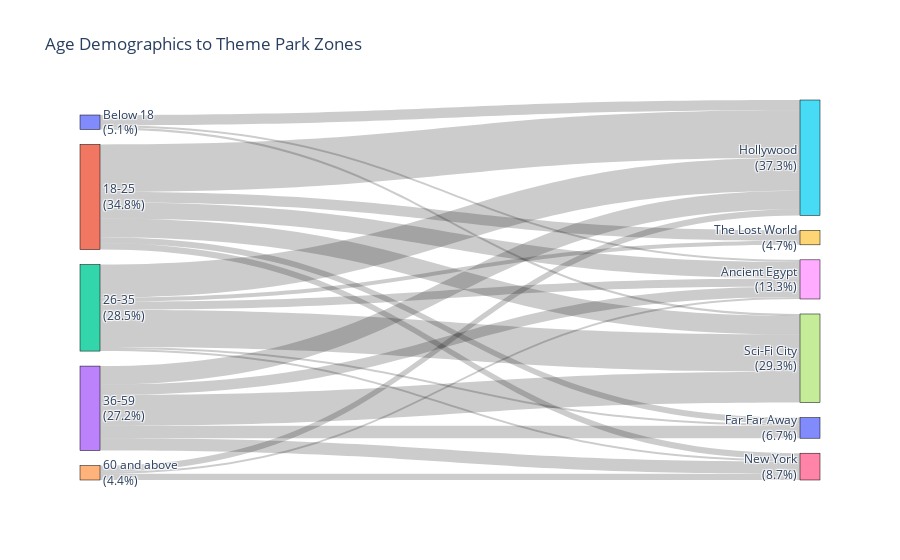

The notebook cell this image was saved under:
### Markdown cell above
Sanakey Diagram <br /> Age demographics Which zones

### Code cell
import pandas as pd
import plotly.graph_objects as go

# Load the dataset
file_path = r'../data/Updated_Theme_Parks_Survey_Responses 5.csv'
df = pd.read_csv(file_path)

# Define labels for the Sankey diagram (remove Madagascar)
labels = [
    "Below 18", "Ages 18-25", "Ages 26-35", "Ages 36-59", "Ages 60 and above",
    "Hollywood", "New York", "Sci-Fi City", "Ancient Egypt", "The Lost World", "Far Far Away"
]

# Total responses to calculate percentages
total_responses = len(df)

# Prepare flow data
flow_data = {}

# Loop through each guest in the dataframe
for index, row in df.iterrows():
    # 1. Age Group
    age_index = {
        "Below 18": 0, "18-25": 1, "26-35": 2, "36-59": 3, "60 and above": 4
    }.get(row['Age_Group'], None)
    if age_index is None:
        continue  # Skip if age group is not defined

    # 2. Theme Park Zones (identify first visited zone)
    zone_mapping = {
        "Hollywood": 5,
        "New York": 6,
        "Sci-Fi City": 7,
        "Ancient Egypt": 8,
        "The Lost World": 9,
        "Far Far Away": 10
    }
    
    zone_index = None
    for zone, idx in zone_mapping.items():
        if row[f'Rank the following theme park zones based on the order in which you visited them. [{zone}]'] == "1st":
            zone_index = idx
            break
            
    # Ensure zone_index is assigned
    if zone_index is None:
        continue  # Skip this iteration if no zone is found
    
    # Increment counts for flows
    flows = [(age_index, zone_index)]
    
    for source_index, target_index in flows:
        if (source_index, target_index) in flow_data:
            flow_data[(source_index, target_index)] += 1
        else:
            flow_data[(source_index, target_index)] = 1

# Prepare source, target, and values lists for the Sankey diagram
source, target, values = zip(*[(s, t, v) for (s, t), v in flow_data.items()])

# Prepare the labels with percentages
labels_with_percentages = []

# Calculate percentage for Age Groups
for age_group in ["Below 18", "18-25", "26-35", "36-59", "60 and above"]:
    age_group_count = df['Age_Group'].value_counts().get(age_group, 0)
    age_group_percentage = (age_group_count / total_responses) * 100
    labels_with_percentages.append(f"{age_group}<br>({age_group_percentage:.1f}%)")

# Calculate percentage for Zones (exclude Madagascar and sum correctly)
zone_mapping = {
    "Hollywood": "Hollywood", "New York": "New York", "Sci-Fi City": "Sci-Fi City", 
    "Ancient Egypt": "Ancient Egypt", "The Lost World": "The Lost World", "Far Far Away": "Far Far Away"
}

zone_counts = {zone: 0 for zone in zone_mapping.values()}
for zone in zone_mapping.values():
    zone_column = f'Rank the following theme park zones based on the order in which you visited them. [{zone}]'
    zone_count = df[zone_column].value_counts().get("1st", 0)
    zone_counts[zone] = zone_count

# Recalculate total number of responses for the remaining zones
remaining_zone_responses = sum(zone_counts.values())

# Calculate percentages for each zone
for zone, zone_name in zone_mapping.items():
    zone_percentage = (zone_counts[zone] / remaining_zone_responses) * 100 if remaining_zone_responses > 0 else 0
    labels_with_percentages.append(f"{zone_name}<br>({zone_percentage:.1f}%)")

# Define y-coordinates for the nodes to maintain the desired order
y_coords = [
    0,  # Below 18
    1,  # Ages 18-25
    2,  # Ages 26-35
    3,  # Ages 36-59
    4,  # Ages 60 and above
    5,  # Hollywood
    6,  # New York
    7,  # Sci-Fi City
    8,  # Ancient Egypt
    9,  # The Lost World
    10, # Far Far Away
]

# Create the Sankey diagram
fig = go.Figure(go.Sankey(
    node=dict(
        pad=15, 
        thickness=20,
        line=dict(color="black", width=0.5), 
        label=labels_with_percentages,  # Use labels with percentages
        y=y_coords  # Set y-coordinates to maintain order
    ),
    link=dict(
        source=source, 
        target=target, 
        value=values
    )
))

# Add title and show figure
fig.update_layout(title_text="Age Demographics to Theme Park Zones", font_size=12)
fig.show()

### Figure 1 — Plotly figure (JSON) as saved in the notebook; plotly's stock layout.template omitted (floating-point values rounded to 4 significant figures)
{"data": [{"link": {"source": [4, 1, 1, 1, 1, 1, 1, 0, 2, 0, 3, 3, 2, 3, 2, 2, 0, 3, 3, 4, 4, 2, 2], "target": [5, 5, 7, 6, 9, 10, 8, 5, 7, 7, 7, 5, 5, 10, 8, 6, 8, 8, 6, 8, 6, 10, 9], "value": [3, 23, 9, 3, 5, 3, 8, 5, 18, 1, 15, 9, 16, 6, 4, 1, 1, 5, 6, 1, 3, 1, 2]}, "node": {"label": ["Below 18<br>(5.1%)", "18-25<br>(34.8%)", "26-35<br>(28.5%)", "36-59<br>(27.2%)", "60 and above<br>(4.4%)", "Hollywood<br>(37.3%)", "New York<br>(8.7%)", "Sci-Fi City<br>(29.3%)", "Ancient Egypt<br>(13.3%)", "The Lost World<br>(4.7%)", "Far Far Away<br>(6.7%)"], "line": {"color": "black", "width": 0.5}, "pad": 15, "thickness": 20, "y": [0, 1, 2, 3, 4, 5, 6, 7, 8, 9, 10]}, "type": "sankey"}], "layout": {"font": {"size": 12}, "title": {"text": "Age Demographics to Theme Park Zones"}}}
